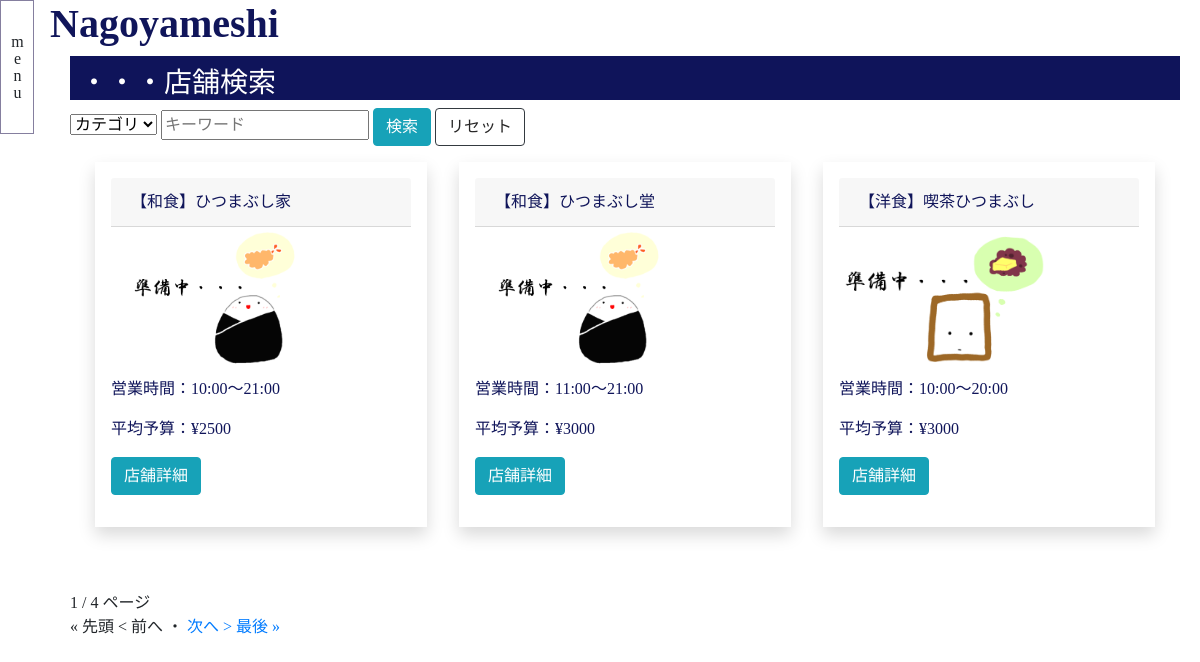
The page / on the database its author committed.
### nagoyameshi/models.py (models this page shows)
class Restaurant(models.Model):
    name = models.CharField(verbose_name="店舗名",max_length=100)
    category = models.ForeignKey(Category, verbose_name="カテゴリ", on_delete=models.SET_NULL, null=True, blank=True)
    img = models.ImageField(verbose_name="店舗画像", upload_to="nagoyameshi/restaurant/img")
    description = models.TextField(verbose_name="店舗説明文")
    created_date = models.DateTimeField(verbose_name="作成日",auto_now_add=True)
    update_date = models.DateTimeField(verbose_name="編集日",auto_now=True)
    budget = models.PositiveIntegerField(verbose_name="予算")
    capacity = models.PositiveIntegerField(verbose_name="受け入れ可能人数")
    start = models.TimeField(verbose_name="営業開始")
    end = models.TimeField(verbose_name="営業終了")

class Category(models.Model):
    name = models.CharField(verbose_name="カテゴリ名",max_length=10)
    def __str__(self):
        return self.name
    def str_id(self):
        return str(self.id)

### nagoyameshi/views.py (the view, shortened to what this page needs)
class IndexView(View):
    def get(self, request, *args, **kwargs):
        restaurants = Restaurant.objects.all()
        context={}
        context["categories"]   = Category.objects.all()
        query = Q()
        """"
            context["restaurants"] = Restaurant.objects.filter(query)
        else:
            print("?search=はありません。検索はしていません。")
            context["restaurants"]  = Restaurant.objects.all()
        """
        form = RestaurantCategorySearchForm(request.GET)
        if form.is_valid():
            cleaned = form.clean()
            if cleaned["category"]:
                query &=Q(category=cleaned["category"])
        restaurants     = Restaurant.objects.filter(query)
        paginator       = Paginator(restaurants,3)
        if "page" in request.GET:
            restaurants = paginator.get_page(request.GET["page"])
        else:
            restaurants = paginator.get_page(1)
        copied  = request.GET.copy()
        if restaurants.has_previous():
            copied["page"]                      = restaurants.previous_page_number()
            restaurants.previous_page_link      = "?" + copied.urlencode()
            copied["page"]                      = 1
            restaurants.first_page_link         = "?" + copied.urlencode()
        if restaurants.has_next():
            copied["page"]                      = restaurants.next_page_number()
            restaurants.next_page_link          = "?" + copied.urlencode()
            copied["page"]                      = restaurants.paginator.num_pages
            restaurants.end_page_link           = "?" + copied.urlencode()
        context["restaurants"]  = restaurants
        """
        # name="comment" を取得する場合
        if "comment" in request.GET:
            print( request.GET["comment"] )
            # ↑このやり方だと、同じname属性が複数ある場合、最後の一つしか取れない。

            # 複数ある場合、全部をリスト型にして取得するには？
            print( request.GET.getlist("comment") )


        if "category_multi" in request.GET:
            print( request.GET.getlist("category_multi") )
            # 検索処理をする。

            for category in request.GET.getlist("category_multi"):
                # バリデーション
                query |=Q(category=category)

        form = RestaurantCategorySearchForm(request.GET)

        if form.is_valid():
            #指定されたcategoryを取り出す。
            cleaned = form.clean()

            #category未指定字は条件は追加しない
            if cleaned["category"]:
                query &=Q(category=cleaned["category"])
        """
        return render(request,"nagoyameshi/index.html",context)

### templates/nagoyameshi/index.html (shortened to what this page needs)
{% extends "nagoyameshi/base.html" %}
{% block main %}
  <div class="table-responsive">
   <h3>・・・店舗検索</h3>
    <form action="" method="GET">
      <select name="category">
      <option value="">カテゴリ</option>
      </select>
      <input type="text" name="search" value="{{ request.GET.search }}" placeholder="キーワード">
      <input type="submit" value="検索" class="btn btn-info">
      <button class="btn btn-outline-dark">
        <a style="text-decoration: none; color: rgb(39, 38, 38);" href="http://127.0.0.1:8000/?category_multi=1&category=&search=">リセット</a>
      </button>
    </form>
    <div class="d-flex justify-content-center">
    {% for restaurant in restaurants %}
    <div class="p-3">
    <div class="shadow p-3 mb-5 bg-white">
      <tr>
        <p class="card-header" style="width: 300px;">【{{ restaurant.category }}】{{ restaurant.name }}</p>
      </tr>
      <tr class="card-img">
        <img src="{{ restaurant.img.url }}" style="width: auto;height: 150px;">
      </tr>
      <tr class="card-body">
        <p class="card-text">営業時間：{{ restaurant.start }}～{{ restaurant.end }}</p>
        <p class="card-text">平均予算：¥{{ restaurant.budget }}</p>
        <p class="card-link"><a class="btn btn-info" href="{% url 'nagoyameshi:restaurant' restaurant.id %}">店舗詳細</a></p>
      </tr>
    </div>
    </div>
    {% endfor %}
  </div>
    {{ restaurants.number }} / {{ restaurants.paginator.num_pages }} ページ<br>
    {% if restaurants.has_previous %}
    <th><a href="{{ restaurants.first_page_link }}">&laquo; 先頭</a></th>
    <th><a href="{{ restaurants.previous_page_link }}">&lt; 前へ</a></th>
    {% else %}
    <th>&laquo; 先頭</th>
    <th>&lt; 前へ</a></th>
    {% endif %}
    <th>・</th>
    {% if restaurants.has_next %}
    <th><a href="{{ restaurants.next_page_link }}">次へ &gt; </a></th>
    <th><a href="{{ restaurants.end_page_link }}">最後 &raquo;</a></th>
    {% else %}
    <th>次へ &gt; </a></th>
    <th>最後 &raquo;</th>
    {% endif %}
  </div>
{% endblock %}

### static/common/css/style.css (style rules this page uses)
body { font-family: メイリオ; }

### static/nagoyameshi/css/nagoyameshi_style.css (style rules this page uses)
h3 { color: white; background-color: rgba(4, 9, 82, 0.952); padding-top: 10px; padding-left: 10px; }
p { color: rgba(4, 9, 82, 0.952); }

### rows shown on the page
Restaurant: category "和食", name "ひつまぶし家", img (placeholder picture), start "10:00", end "21:00", budget "2500"
Restaurant: category "和食", name "ひつまぶし堂", img (placeholder picture), start "11:00", end "21:00", budget "3000"
Restaurant: category "洋食", name "喫茶ひつまぶし", img (placeholder picture), start "10:00", end "20:00", budget "3000"

### other values the page prints
{{ restaurants.number }} "1"
{{ restaurants.paginator.num_pages }} "4"
